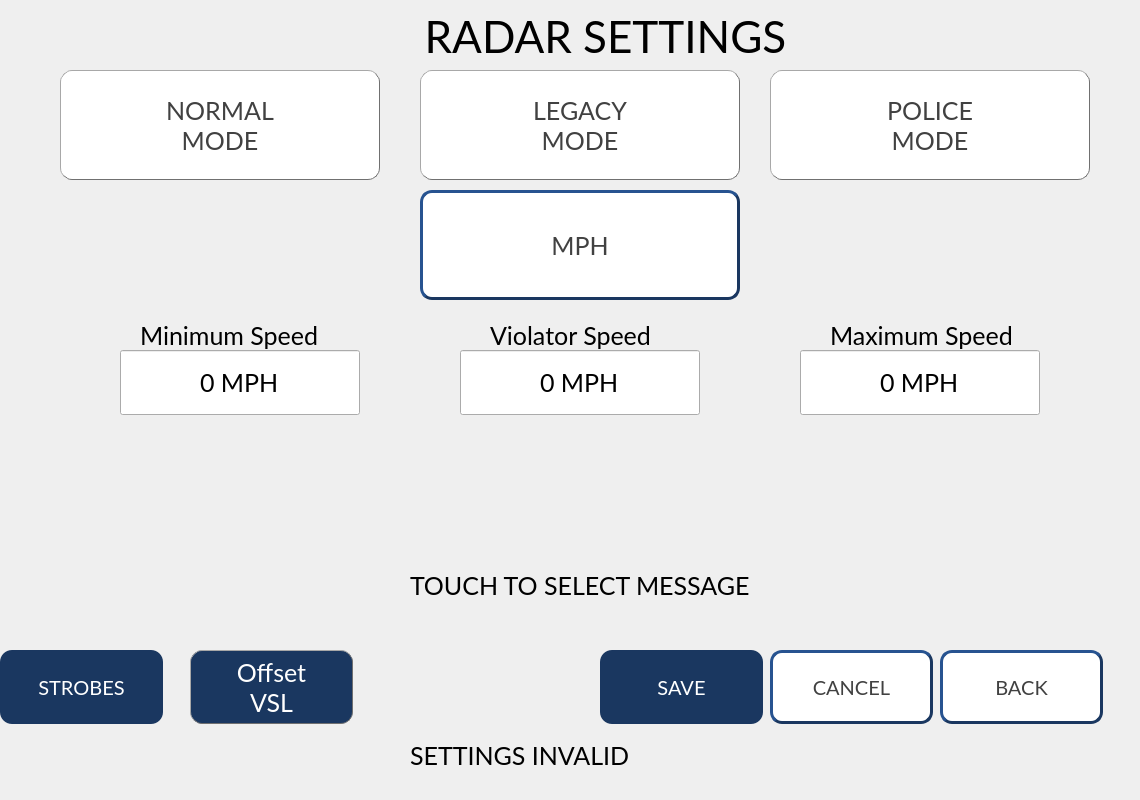
<?xml version="1.0" encoding="UTF-8"?>
<ui version="4.0">
 <class>HNS_Radar_Settings_Screen</class>
 <widget class="QWidget" name="HNS_Radar_Settings_Screen">
  <property name="geometry">
   <rect>
    <x>0</x>
    <y>0</y>
    <width>1140</width>
    <height>800</height>
   </rect>
  </property>
  <property name="windowTitle">
   <string>Form</string>
  </property>
  <widget class="QLineEdit" name="LE_RadarSet_MinSpeed">
   <property name="geometry">
    <rect>
     <x>120</x>
     <y>350</y>
     <width>240</width>
     <height>65</height>
    </rect>
   </property>
   <property name="font">
    <font>
     <family>Lato</family>
     <pointsize>19</pointsize>
    </font>
   </property>
   <property name="text">
    <string>0 MPH</string>
   </property>
   <property name="alignment">
    <set>Qt::AlignCenter</set>
   </property>
  </widget>
  <widget class="QLabel" name="LBL_RadarSet_VioSpeed">
   <property name="geometry">
    <rect>
     <x>490</x>
     <y>320</y>
     <width>181</width>
     <height>31</height>
    </rect>
   </property>
   <property name="font">
    <font>
     <family>Lato</family>
     <pointsize>19</pointsize>
    </font>
   </property>
   <property name="text">
    <string>Violator Speed</string>
   </property>
  </widget>
  <widget class="QLabel" name="LBL_RadarSet_MinSpeed">
   <property name="geometry">
    <rect>
     <x>140</x>
     <y>320</y>
     <width>181</width>
     <height>31</height>
    </rect>
   </property>
   <property name="font">
    <font>
     <family>Lato</family>
     <pointsize>19</pointsize>
    </font>
   </property>
   <property name="text">
    <string>Minimum Speed</string>
   </property>
  </widget>
  <widget class="QPushButton" name="PB_RadarSet_Legacy">
   <property name="geometry">
    <rect>
     <x>420</x>
     <y>70</y>
     <width>320</width>
     <height>110</height>
    </rect>
   </property>
   <property name="font">
    <font>
     <family>Lato</family>
     <pointsize>19</pointsize>
    </font>
   </property>
   <property name="styleSheet">
    <string notr="true">QPushButton{
	background-color:#FFFFFF;
	color:#414141;
	border-style:outset;
	border-width:1px;
	border-color:#707070;
	border-radius:12px;
}

QPushButton:checked{
	background-color:#1A3760;
	color:#FFFFFF;
}</string>
   </property>
   <property name="text">
    <string>LEGACY
MODE</string>
   </property>
   <property name="checkable">
    <bool>true</bool>
   </property>
   <property name="checked">
    <bool>false</bool>
   </property>
  </widget>
  <widget class="HNS_Message_Preview" name="GV_RadarSet_Msg4" native="true">
   <property name="geometry">
    <rect>
     <x>880</x>
     <y>430</y>
     <width>230</width>
     <height>125</height>
    </rect>
   </property>
   <property name="styleSheet">
    <string notr="true"/>
   </property>
  </widget>
  <widget class="QPushButton" name="PB_RadarSet_Police">
   <property name="geometry">
    <rect>
     <x>770</x>
     <y>70</y>
     <width>320</width>
     <height>110</height>
    </rect>
   </property>
   <property name="font">
    <font>
     <family>Lato</family>
     <pointsize>19</pointsize>
    </font>
   </property>
   <property name="styleSheet">
    <string notr="true">QPushButton{
	background-color:#FFFFFF;
	color:#414141;
	border-style:outset;
	border-width:1px;
	border-color:#707070;
	border-radius:12px;
}

QPushButton:checked{
	background-color:#1A3760;
	color:#FFFFFF;
}</string>
   </property>
   <property name="text">
    <string>POLICE
MODE</string>
   </property>
   <property name="checkable">
    <bool>true</bool>
   </property>
  </widget>
  <widget class="QLineEdit" name="LE_RadarSet_MaxSpeed">
   <property name="geometry">
    <rect>
     <x>800</x>
     <y>350</y>
     <width>240</width>
     <height>65</height>
    </rect>
   </property>
   <property name="font">
    <font>
     <family>Lato</family>
     <pointsize>19</pointsize>
    </font>
   </property>
   <property name="text">
    <string>0 MPH</string>
   </property>
   <property name="alignment">
    <set>Qt::AlignCenter</set>
   </property>
  </widget>
  <widget class="QPushButton" name="PB_RadarSet_SpeedMode">
   <property name="geometry">
    <rect>
     <x>190</x>
     <y>650</y>
     <width>163</width>
     <height>74</height>
    </rect>
   </property>
   <property name="font">
    <font>
     <family>Lato</family>
     <pointsize>19</pointsize>
    </font>
   </property>
   <property name="styleSheet">
    <string notr="true">QPushButton{
	background-color:#FFFFFF;
	color:#414141;
	border-style:outset;
	border-width:1px;
	border-color:#707070;
	border-radius:12px;
}

QPushButton:checked{
	background-color:#1A3760;
	color:#FFFFFF;
}</string>
   </property>
   <property name="text">
    <string>Offset
VSL</string>
   </property>
   <property name="checkable">
    <bool>true</bool>
   </property>
   <property name="checked">
    <bool>true</bool>
   </property>
  </widget>
  <widget class="QLabel" name="LBL_RadarSet_TouchMsg">
   <property name="geometry">
    <rect>
     <x>410</x>
     <y>570</y>
     <width>361</width>
     <height>31</height>
    </rect>
   </property>
   <property name="font">
    <font>
     <family>Lato</family>
     <pointsize>19</pointsize>
    </font>
   </property>
   <property name="text">
    <string>TOUCH TO SELECT MESSAGE</string>
   </property>
  </widget>
  <widget class="QPushButton" name="PB_RadarSet_Normal">
   <property name="geometry">
    <rect>
     <x>60</x>
     <y>70</y>
     <width>320</width>
     <height>110</height>
    </rect>
   </property>
   <property name="font">
    <font>
     <family>Lato</family>
     <pointsize>19</pointsize>
    </font>
   </property>
   <property name="styleSheet">
    <string notr="true">QPushButton{
	background-color:#FFFFFF;
	color:#414141;
	border-style:outset;
	border-width:1px;
	border-color:#707070;
	border-radius:12px;
}

QPushButton:checked{
	background-color:#1A3760;
	color:#FFFFFF;
}</string>
   </property>
   <property name="text">
    <string>NORMAL
MODE</string>
   </property>
   <property name="checkable">
    <bool>true</bool>
   </property>
  </widget>
  <widget class="QLineEdit" name="LE_RadarSet_VioSpeed">
   <property name="geometry">
    <rect>
     <x>460</x>
     <y>350</y>
     <width>240</width>
     <height>65</height>
    </rect>
   </property>
   <property name="font">
    <font>
     <family>Lato</family>
     <pointsize>19</pointsize>
    </font>
   </property>
   <property name="text">
    <string>0 MPH</string>
   </property>
   <property name="alignment">
    <set>Qt::AlignCenter</set>
   </property>
  </widget>
  <widget class="QPushButton" name="PB_RadarSet_Units">
   <property name="geometry">
    <rect>
     <x>420</x>
     <y>190</y>
     <width>320</width>
     <height>110</height>
    </rect>
   </property>
   <property name="font">
    <font>
     <family>Lato</family>
     <pointsize>19</pointsize>
    </font>
   </property>
   <property name="styleSheet">
    <string notr="true">QPushButton{
	background-color:#FFFFFF;
	color:#414141;
	border-style:outset;
	border-width:3px;
	border-color:#1A3760;
	border-radius:12px;
}</string>
   </property>
   <property name="text">
    <string>MPH</string>
   </property>
  </widget>
  <widget class="QPushButton" name="PB_RadarSet_Back">
   <property name="geometry">
    <rect>
     <x>940</x>
     <y>650</y>
     <width>163</width>
     <height>74</height>
    </rect>
   </property>
   <property name="font">
    <font>
     <family>Lato</family>
     <pointsize>15</pointsize>
    </font>
   </property>
   <property name="styleSheet">
    <string notr="true">QPushButton{
	background-color:#FFFFFF;
	color:#414141;
	border-style:outset;
	border-width:3px;
	border-color:#1A3760;
	border-radius:12px;
}</string>
   </property>
   <property name="text">
    <string>BACK</string>
   </property>
  </widget>
  <widget class="HNS_Message_Preview" name="GV_RadarSet_Msg2" native="true">
   <property name="geometry">
    <rect>
     <x>290</x>
     <y>430</y>
     <width>230</width>
     <height>125</height>
    </rect>
   </property>
   <property name="styleSheet">
    <string notr="true"/>
   </property>
  </widget>
  <widget class="QLabel" name="LBL_RadarSet_MaxSpeed">
   <property name="geometry">
    <rect>
     <x>830</x>
     <y>320</y>
     <width>211</width>
     <height>31</height>
    </rect>
   </property>
   <property name="font">
    <font>
     <family>Lato</family>
     <pointsize>19</pointsize>
    </font>
   </property>
   <property name="text">
    <string>Maximum Speed</string>
   </property>
  </widget>
  <widget class="QLabel" name="label_27">
   <property name="geometry">
    <rect>
     <x>400</x>
     <y>10</y>
     <width>411</width>
     <height>51</height>
    </rect>
   </property>
   <property name="font">
    <font>
     <family>Lato</family>
     <pointsize>33</pointsize>
    </font>
   </property>
   <property name="text">
    <string>RADAR SETTINGS</string>
   </property>
   <property name="alignment">
    <set>Qt::AlignCenter</set>
   </property>
  </widget>
  <widget class="HNS_Message_Preview" name="GV_RadarSet_Msg1" native="true">
   <property name="geometry">
    <rect>
     <x>-10</x>
     <y>430</y>
     <width>230</width>
     <height>125</height>
    </rect>
   </property>
   <property name="styleSheet">
    <string notr="true"/>
   </property>
  </widget>
  <widget class="QPushButton" name="PB_RadarSet_Cancel">
   <property name="geometry">
    <rect>
     <x>770</x>
     <y>650</y>
     <width>163</width>
     <height>74</height>
    </rect>
   </property>
   <property name="font">
    <font>
     <family>Lato</family>
     <pointsize>15</pointsize>
    </font>
   </property>
   <property name="styleSheet">
    <string notr="true">QPushButton{
	background-color:#FFFFFF;
	color:#414141;
	border-style:outset;
	border-width:3px;
	border-color:#1A3760;
	border-radius:12px;
}</string>
   </property>
   <property name="text">
    <string>CANCEL</string>
   </property>
  </widget>
  <widget class="QPushButton" name="PB_RadarSet_Save">
   <property name="geometry">
    <rect>
     <x>600</x>
     <y>650</y>
     <width>163</width>
     <height>74</height>
    </rect>
   </property>
   <property name="font">
    <font>
     <family>Lato</family>
     <pointsize>15</pointsize>
    </font>
   </property>
   <property name="styleSheet">
    <string notr="true">QPushButton{
	background-color:#1A3760;
	color:#FFFFFF;
	border-radius:12px;
}</string>
   </property>
   <property name="text">
    <string>SAVE</string>
   </property>
  </widget>
  <widget class="QPushButton" name="PB_RadarSet_Strobes">
   <property name="geometry">
    <rect>
     <x>0</x>
     <y>650</y>
     <width>163</width>
     <height>74</height>
    </rect>
   </property>
   <property name="font">
    <font>
     <family>Lato</family>
     <pointsize>15</pointsize>
    </font>
   </property>
   <property name="styleSheet">
    <string notr="true">QPushButton{
	background-color:#1A3760;
	color:#FFFFFF;
	border-radius:12px;
}</string>
   </property>
   <property name="text">
    <string>STROBES</string>
   </property>
  </widget>
  <widget class="HNS_Message_Preview" name="GV_RadarSet_Msg3" native="true">
   <property name="geometry">
    <rect>
     <x>590</x>
     <y>430</y>
     <width>230</width>
     <height>125</height>
    </rect>
   </property>
   <property name="styleSheet">
    <string notr="true"/>
   </property>
  </widget>
  <widget class="QLabel" name="LBL_RadarSet_Invalid">
   <property name="geometry">
    <rect>
     <x>410</x>
     <y>740</y>
     <width>411</width>
     <height>31</height>
    </rect>
   </property>
   <property name="font">
    <font>
     <family>Lato</family>
     <pointsize>19</pointsize>
    </font>
   </property>
   <property name="text">
    <string>SETTINGS INVALID</string>
   </property>
   <property name="alignment">
    <set>Qt::AlignLeading|Qt::AlignLeft|Qt::AlignVCenter</set>
   </property>
  </widget>
  <zorder>LE_RadarSet_MinSpeed</zorder>
  <zorder>LBL_RadarSet_VioSpeed</zorder>
  <zorder>LBL_RadarSet_MinSpeed</zorder>
  <zorder>PB_RadarSet_Legacy</zorder>
  <zorder>GV_RadarSet_Msg4</zorder>
  <zorder>PB_RadarSet_Police</zorder>
  <zorder>LE_RadarSet_MaxSpeed</zorder>
  <zorder>PB_RadarSet_SpeedMode</zorder>
  <zorder>LBL_RadarSet_TouchMsg</zorder>
  <zorder>PB_RadarSet_Normal</zorder>
  <zorder>LE_RadarSet_VioSpeed</zorder>
  <zorder>PB_RadarSet_Back</zorder>
  <zorder>GV_RadarSet_Msg2</zorder>
  <zorder>LBL_RadarSet_MaxSpeed</zorder>
  <zorder>label_27</zorder>
  <zorder>GV_RadarSet_Msg1</zorder>
  <zorder>PB_RadarSet_Cancel</zorder>
  <zorder>PB_RadarSet_Save</zorder>
  <zorder>PB_RadarSet_Strobes</zorder>
  <zorder>GV_RadarSet_Msg3</zorder>
  <zorder>PB_RadarSet_Units</zorder>
  <zorder>LBL_RadarSet_Invalid</zorder>
 </widget>
 <customwidgets>
  <customwidget>
   <class>HNS_Message_Preview</class>
   <extends>QWidget</extends>
   <header>hns_message_preview.h</header>
   <container>1</container>
  </customwidget>
 </customwidgets>
 <resources/>
 <connections/>
</ui>
